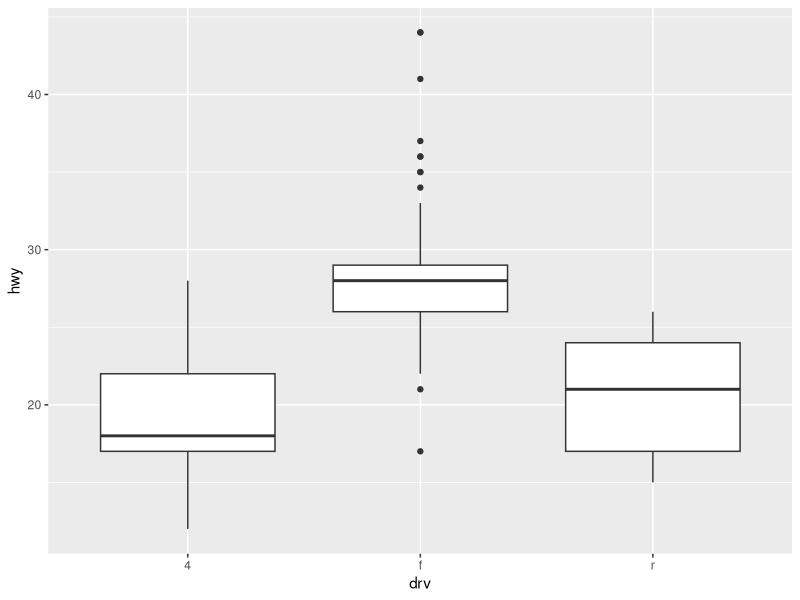
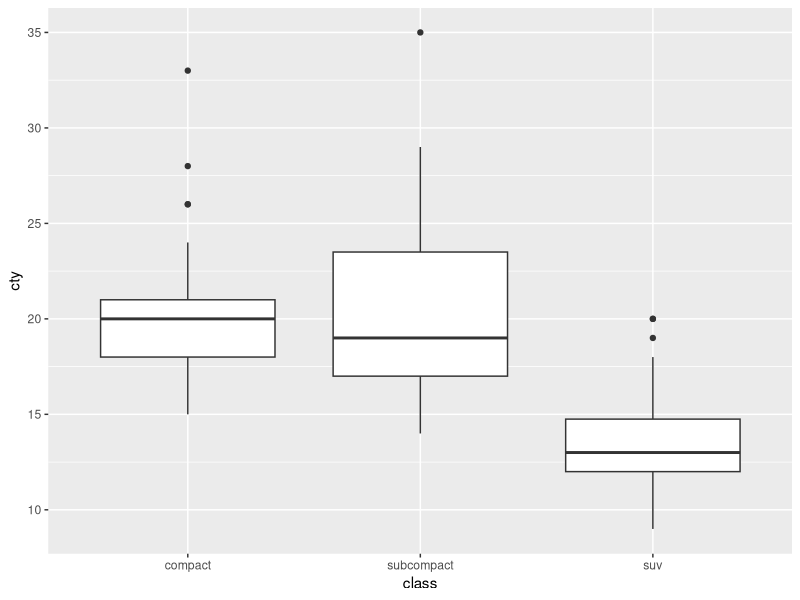

Reproduce these figures in R, in order.
"
상자그림은 데이터의 분포를 상자 모양으로 표현한 그래프다. 앞서 공부했듯이 outlier를 찾을 때 유용하다. 상자그림하면 4분위수를 빼놓을 수 없는데 앞에 언급을 했으므로 pass하자.
"
library(ggplot2)
library(dplyr)

mpg_e <- mpg
"앞에서는 내장함수 boxplot()을 이용했지만 이번엔 ggplot2 내장함수 + geom_boxplot()를 이용해서 상자그림을 생성해보자."
#drv별 hwy 상자그림 생성
ggplot(data=mpg_e, aes(x=drv, y=hwy)) + geom_boxplot()

#혼자서 해보기 
#Q1 
mpg_class <-mpg_e %>% 
            filter(class=="compact" | class=="subcompact" | class=="suv") 
ggplot(data=mpg_class, aes(x=class, y=cty)) + geom_boxplot()
